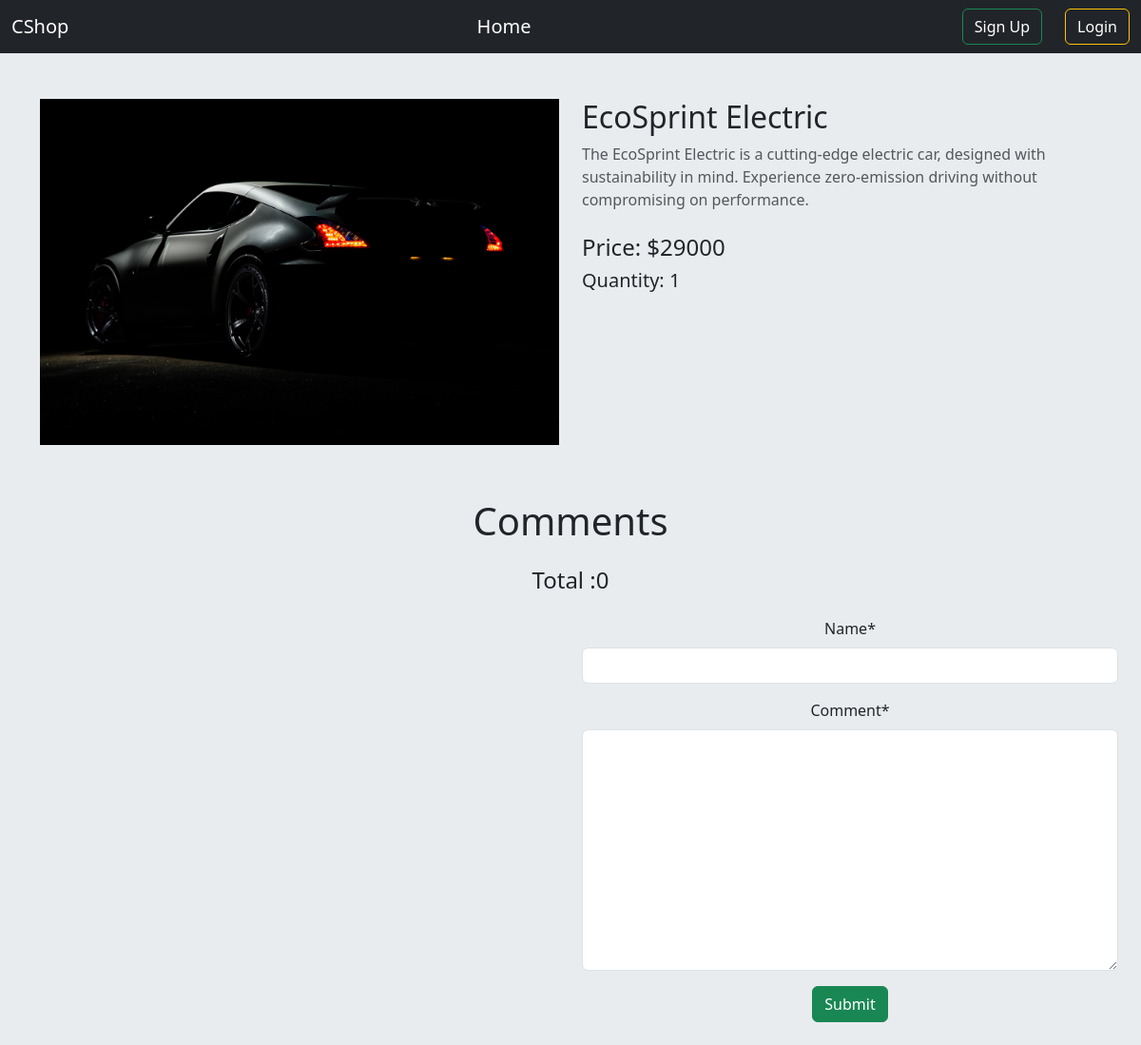
The page /car/details/5 on the database its author committed.
### cars/models.py (models this page shows, shortened)
class Car(models.Model):
    image = models.ImageField(upload_to='cars/media/uploads/')
    name = models.CharField(max_length=120)
    description = models.TextField()
    quantity = models.IntegerField()
    price = models.BigIntegerField()
    brand = models.ForeignKey(Brand, on_delete=models.CASCADE)

### cars/views.py (the view)
# urls.py: path('details/<int:id>',views.detail,name='details'),
def detail(request,id):
    carr = Car.objects.get(pk=id)
    comments= Comment.objects.filter(car=carr)
    if request.method=='POST':
        form = CommentForm(request.POST)
        if form.is_valid():
            comment = form.save(commit=False)
            comment.car = carr
            comment.save()
            return redirect('details',id=id)
    else :
        form = CommentForm()
    return render(request,'car_details.html',{'car':carr,'form':form,'comment':comments})

### userauth/forms.py
class CommentForm(forms.ModelForm):
    class Meta :
        model = Comment
        fields=['name','Comment']

### cars/templates/car_details.html (shortened to what this page needs)
{% extends "base.html" %} {% load crispy_forms_tags %} {% block content %}
<div class ="bg-body-secondary">
<div class="container pt-5">
  <div class="row">
    <div class="col-md-6">
      <img
        src="{{ car.image.url }}"
        class="img-fluid"
        alt="{{ car.name }} Image"
      />
    </div>
    <div class="col-md-6">
      <div class="mb-4">
        <h2>{{ car.name }}</h2>
        <p class="text-muted">{{ car.description }}</p>
      </div>
      <div class="mb-4">
        <h4>Price: ${{ car.price }}</h4>
        <h5>Quantity: {{ car.quantity }}</h5>
      </div>
    </div>
  </div>
</div>
<div class=" p-2 w-100   bg-body-secondary  ">
    <div class="text-center">
        <h1 class="mb-4 pt-5 ">Comments</h1>
         <h4 class='px-3 '>Total :{{comment| length}}</h4>
   <div class="row p-3 ">
    <div class="col-6">
      </div>
    <div class="col-6">
      <form method="post">
          {{form|crispy}}
          <button class="btn btn-success" type="submit">Submit</button>
        </form>
      </div>
    </div>
        </div>
</div>
{% endblock %}

### rows shown on the page
Car: image (picture), name "EcoSprint Electric", description "The EcoSprint Electric is a cutting-edge electric car, designed with sustainability in mind. Experience zero-emission driving without compromising on performance.", price "29000", quantity "1"

### other values the page prints
{{ comment| length }} "0"
